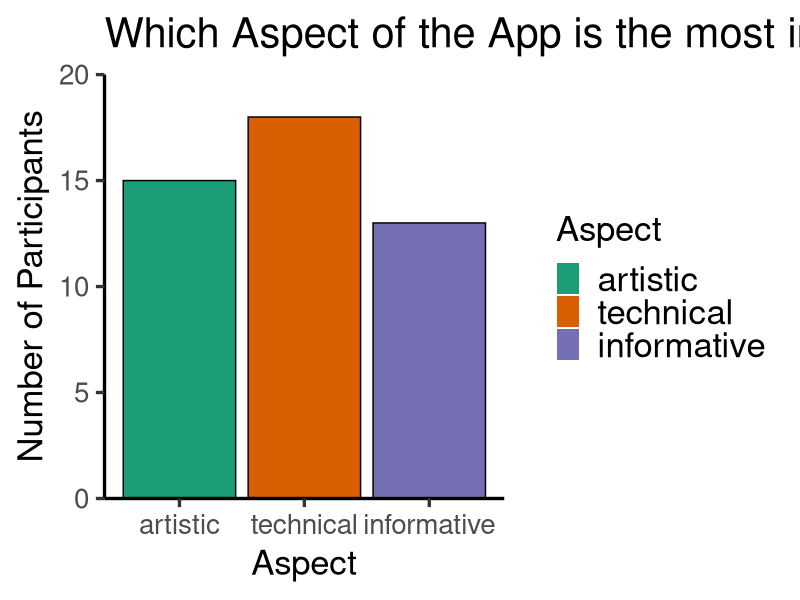
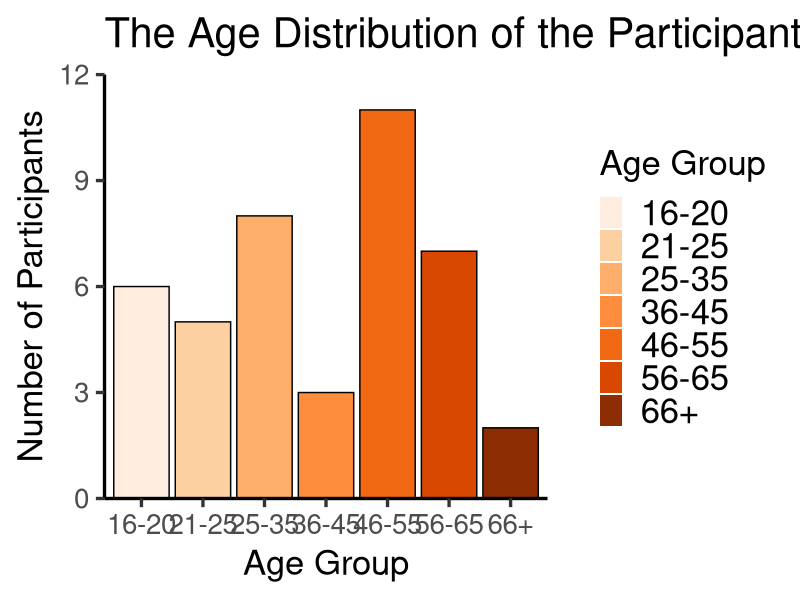
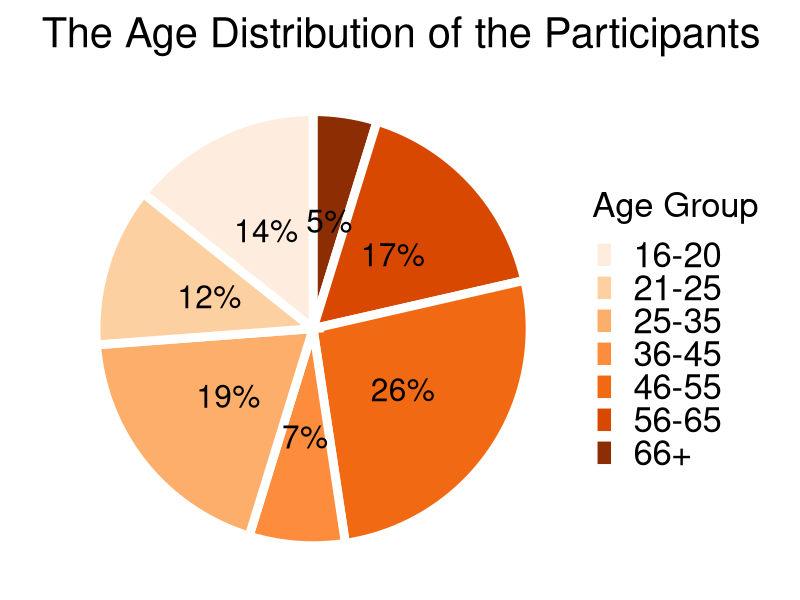
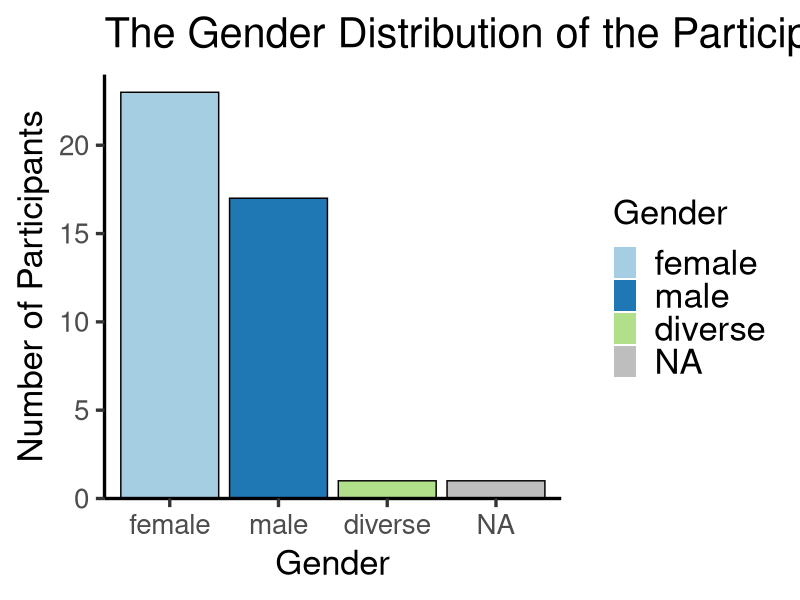
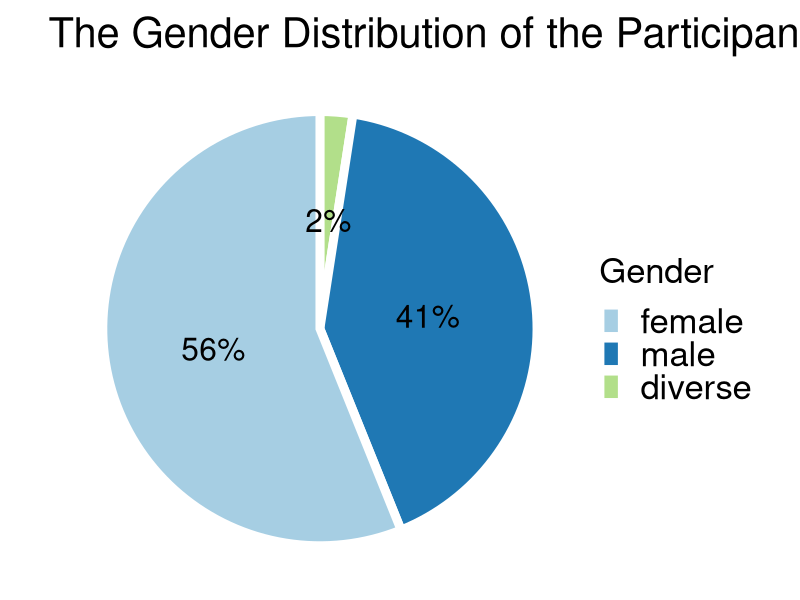
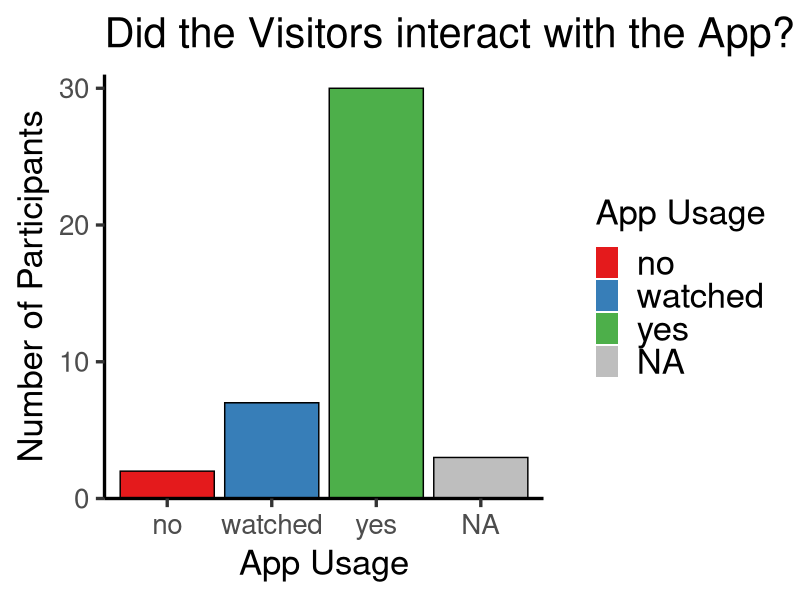
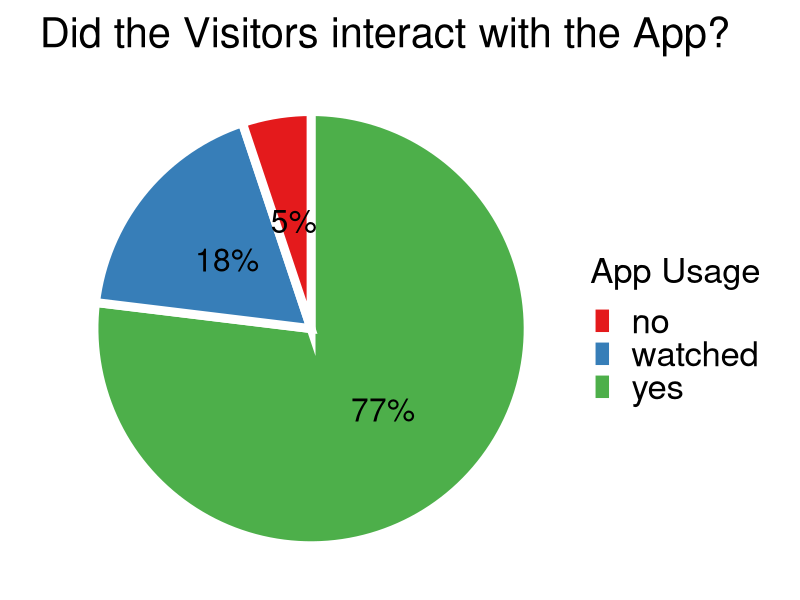
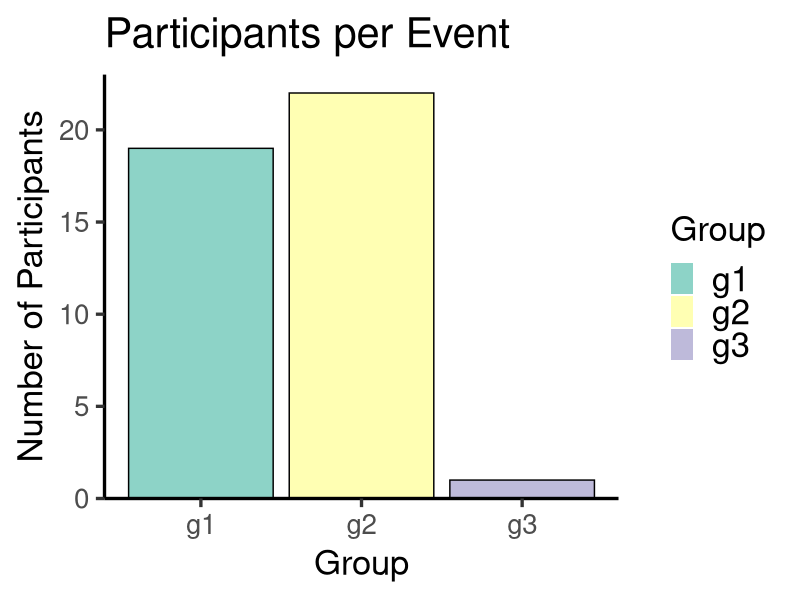

Reproduce these figures in R, in order. (Note: this script raises an error after producing the figures.)
# library(forcats) #factors
library(plyr) #revalue
library(dplyr) #mutate, case_when
# library(lattice) #plotting
library(ggplot2) #plotting
library(reshape2) #melt
library(corrplot)
library(MASS) #plotr
library(nnet) #multinom
library(RColorBrewer) #more color scales
library(scales)#percent

########################################################
################# reading in data ######################
########################################################

#anglisized
#usability answers deleted with app usage no
#nr 38 deleted, too less answeres, only 4/27
#last two feedback questions deleted
#categoriezed history questions
data_orig <- read.csv(file ="data/data_cleaned.csv", 
                      na.strings = "NA")

########################################################
################# data wrangling  ######################
########################################################

#reorder gender
data_orig$a2 <- factor(data_orig$a2, levels=c("female", "male", "diverse"))
data_orig$a1 <- as.factor(data_orig$a1)
data_orig$a3 <- as.factor(data_orig$a3)

#reverse b1 and b6
b1_fac <- revalue(as.factor(data_orig$b1), c("1" = "5", "2" = "4", "3" = "3", "4" = "2", "5" = "1"))
data_orig$b1 <- as.numeric(as.character(b1_fac))
b6_fac <- revalue(as.factor(data_orig$b6), c("1" = "5", "2" = "4", "3" = "3", "4" = "2", "5" = "1"))
data_orig$b6 <- as.numeric(as.character(b6_fac))

# Paket mit %>% pipeline
# data <- data %>% mutate(q3=factor(....), q1=factor(....)) %>% mutate(x1=q1+q3) 

#extract checked aspect (multiple were possible)
data_orig <- mutate(data_orig, aspect_t=case_when(data_orig$i5 %in% c("t", "kt", "ti", "kti") ~ TRUE,
                                                         is.na(data_orig$i5) ~ NA,
                                                         TRUE ~ FALSE))
data_orig <- mutate(data_orig, aspect_a=case_when(data_orig$i5 %in% c("k", "kt", "ki", "kti") ~ TRUE,
                                                         is.na(data_orig$i5) ~ NA,
                                                         TRUE ~ FALSE))
data_orig <- mutate(data_orig, aspect_i=case_when(data_orig$i5 %in% c("i", "ti", "ki", "kti") ~ TRUE,
                                                         is.na(data_orig$i5) ~ NA,
                                                         TRUE ~ FALSE))

#extract correctness of open questions
data_orig <- mutate(data_orig, q1=factor(factor(case_when(data_orig$w7 %in% c("Fuß, Leisten", "Holzfuß", "Schuh, Leisten") ~ "correct",
                                                          data_orig$w7 %in% c("Leisten") ~ "special",
                                                          is.na(data_orig$w7) ~ NA_character_,
                                                          TRUE ~ "wrong")), levels = c("wrong", "correct", "special"), ordered=TRUE))
data_orig <- mutate(data_orig, q2=factor(factor(case_when(data_orig$w8 %in% c("Töchter", "trauernde Angehörige, Töchter", "Tochter") ~ "correct",
                                                          data_orig$w8 %in% c("Chiton, Tochter", "heiratsfähige Frau", "junge Frau, Tochter") ~ "special",
                                                          is.na(data_orig$w8) ~ NA_character_,
                                                          TRUE ~ "wrong")), levels = c("wrong", "correct", "special"), ordered=TRUE))
data_orig <- mutate(data_orig, q3=factor(factor(case_when(data_orig$w9 %in% c("Xanthippos") ~ "correct",
                                                          data_orig$w9 %in% c("Xanthippos, blondes Pferd", "Xanthos Hippos") ~ "special",
                                                          is.na(data_orig$w9) ~ NA_character_,
                                                          TRUE ~ "wrong")), levels = c("wrong", "correct", "special"), ordered=TRUE))

#extract sum of correct or better answered questions
sum_correct <- rowSums(data_orig[c("q1", "q2", "q3")] == "correct") + rowSums(data_orig[c("q1", "q2", "q3")] == "special")
sum_correct[is.na(sum_correct)] <- 0
data_orig <- mutate(data_orig, q_sum=factor(sum_correct, ordered = TRUE))
table(data_orig$q_sum)

#correct highlight question
#most people answered something even though they didn't use Info Screen
data_orig$w5[data_orig$w1==1] <- 1
data_orig$w5[data_orig$w1==2] <- 1
data_orig$w5[data_orig$w1==3] <- 1

#extract scores of question groups
integration_data <- data_orig[,(15:18)]
integration_data <- integration_data %>% rowwise() %>% mutate(Avg=mean(c(i1, i2, i3, i4), na.rm=T))
integration_score <- mean(integration_data$Avg, na.rm=T)
data_orig <- mutate(data_orig, score_i=integration_data$Avg)

usability_data <- data_orig[,(20:25)]
usability_data <- usability_data %>% rowwise() %>% mutate(Avg=mean(c(b1, b2, b3, b4, b5, b6), na.rm=T))
usability_score <- mean(usability_data$Avg, na.rm=T)
data_orig <- mutate(data_orig, score_u=usability_data$Avg)

knowledge_data <- data_orig[,(6:10)]
knowledge_data <- knowledge_data %>% rowwise() %>% mutate(Avg=mean(c(w1, w2, w3, w4, w5), na.rm=T))
knowledge_score <- mean(knowledge_data$Avg, na.rm=T)
data_orig <- mutate(data_orig, score_k=knowledge_data$Avg)

#overview of the original data
summary(data_orig)
integration_score
usability_score
knowledge_score

#extract numerical data
data_num <- subset(data_orig, select = c(-a2, -a3, -w7, -w8, -w9, -i5, -group, -aspect_t,
                                         -aspect_a, -aspect_i, -q1, -q2, -q3))
data_num$q_sum <- as.numeric(data_num$q_sum)
data_num$a1 <- case_when(data_num$a1 %in% c("16-20") ~ 18,
                                 data_num$a1 %in% c("21-25") ~ 23,
                                 data_num$a1 %in% c("25-35") ~ 30,
                                 data_num$a1 %in% c("36-45") ~ 40,
                                 data_num$a1 %in% c("46-55") ~ 50,
                                 data_num$a1 %in% c("56-65") ~ 60,
                                 data_num$a1 %in% c("66+") ~ 70)


#create ordered factors from numerical data with different abstractions
data_cut3 <- data_orig
data_cut3$a4 <- cut(data_cut3$a4, c(0,3,5), right = FALSE, labels = c("rarely or never", "often or sometimes"), ordered_result = TRUE)
data_cut3$a5 <- cut(data_cut3$a5, c(0,3,5), right = FALSE, labels = c("rarely or never", "often or sometimes"), ordered_result = TRUE)
data_cut3$w1 <- cut(data_cut3$w1, c(0,3,4,6), right = FALSE, labels = c("no", "neutral", "yes"), ordered_result = TRUE)
data_cut3$w2 <- cut(data_cut3$w2, c(0,3,4,6), right = FALSE, labels = c("no", "neutral", "yes"), ordered_result = TRUE)
data_cut3$w3 <- cut(data_cut3$w3, c(0,3,4,6), right = FALSE, labels = c("no", "neutral", "yes"), ordered_result = TRUE)
data_cut3$w4 <- cut(data_cut3$w4, c(0,3,4,6), right = FALSE, labels = c("no", "neutral", "yes"), ordered_result = TRUE)
data_cut3$w5 <- cut(data_cut3$w5, c(0,3,4,6), right = FALSE, labels = c("no", "neutral", "yes"), ordered_result = TRUE)
data_cut3$w6 <- cut(data_cut3$w6, c(0,3,4,6), right = FALSE, labels = c("no", "neutral", "yes"), ordered_result = TRUE)
data_cut3$i1 <- cut(data_cut3$i1, c(0,3,4,6), right = FALSE, labels = c("negative", "neutral", "positive"), ordered_result = TRUE)
data_cut3$i2 <- cut(data_cut3$i2, c(0,3,4,6), right = FALSE, labels = c("negative", "neutral", "positive"), ordered_result = TRUE)
data_cut3$i3 <- cut(data_cut3$i3, c(0,3,4,6), right = FALSE, labels = c("negative", "neutral", "positive"), ordered_result = TRUE)
data_cut3$i4 <- cut(data_cut3$i4, c(0,3,4,6), right = FALSE, labels = c("negative", "neutral", "positive"), ordered_result = TRUE)
data_cut3$b1 <- cut(data_cut3$b1, c(0,3,4,6), right = FALSE, labels = c("difficult", "neutral", "easy"), ordered_result = TRUE)
data_cut3$b2 <- cut(data_cut3$b2, c(0,3,4,6), right = FALSE, labels = c("difficult", "neutral", "easy"), ordered_result = TRUE)
data_cut3$b3 <- cut(data_cut3$b3, c(0,3,4,6), right = FALSE, labels = c("difficult", "neutral", "easy"), ordered_result = TRUE)
data_cut3$b4 <- cut(data_cut3$b4, c(0,3,4,6), right = FALSE, labels = c("difficult", "neutral", "easy"), ordered_result = TRUE)
data_cut3$b5 <- cut(data_cut3$b5, c(0,3,4,6), right = FALSE, labels = c("difficult", "neutral", "easy"), ordered_result = TRUE)
data_cut3$b6 <- cut(data_cut3$b6, c(0,3,4,6), right = FALSE, labels = c("difficult", "neutral", "easy"), ordered_result = TRUE)
summary(data_cut3)


data_cut5 <- data_orig
data_cut5$a4 <- cut(data_cut5$a4, c(0,2,3,4,5), right = FALSE, labels = c("never", "rarely", "sometimes", "often"), ordered_result = TRUE)
data_cut5$a5 <- cut(data_cut5$a5, c(0,2,3,4,5), right = FALSE, labels = c("never", "rarely", "sometimes", "often"), ordered_result = TRUE)
data_cut5$w1 <- cut(data_cut5$w1, c(0,2,3,4,5,6), right = FALSE, labels = c("no", "not_really", "neutral", "rather_yes", "yes"), ordered_result = TRUE)
data_cut5$w2 <- cut(data_cut5$w2, c(0,2,3,4,5,6), right = FALSE, labels = c("no", "not_really", "neutral", "rather_yes", "yes"), ordered_result = TRUE)
data_cut5$w3 <- cut(data_cut5$w3, c(0,2,3,4,5,6), right = FALSE, labels = c("no", "not_really", "neutral", "rather_yes", "yes"), ordered_result = TRUE)
data_cut5$w4 <- cut(data_cut5$w4, c(0,2,3,4,5,6), right = FALSE, labels = c("no", "not_really", "neutral", "rather_yes", "yes"), ordered_result = TRUE)
data_cut5$w5 <- cut(data_cut5$w5, c(0,2,3,4,5,6), right = FALSE, labels = c("no", "not_really", "neutral", "rather_yes", "yes"), ordered_result = TRUE)
data_cut5$w6 <- cut(data_cut5$w6, c(0,2,3,4,5,6), right = FALSE, labels = c("no", "not_really", "neutral", "rather_yes", "yes"), ordered_result = TRUE)
data_cut5$i1 <- cut(data_cut5$i1, c(0,2,3,4,5,6), right = FALSE, labels = c("negative", "rather_negative", "neutral", "rather_positive", "positive"), ordered_result = TRUE)
data_cut5$i2 <- cut(data_cut5$i2, c(0,2,3,4,5,6), right = FALSE, labels = c("negative", "rather_negative", "neutral", "rather_positive", "positive"), ordered_result = TRUE)
data_cut5$i3 <- cut(data_cut5$i3, c(0,2,3,4,5,6), right = FALSE, labels = c("negative", "rather_negative", "neutral", "rather_positive", "positive"), ordered_result = TRUE)
data_cut5$i4 <- cut(data_cut5$i4, c(0,2,3,4,5,6), right = FALSE, labels = c("negative", "rather_negative", "neutral", "rather_positive", "positive"), ordered_result = TRUE)
data_cut5$b1 <- cut(data_cut5$b1, c(0,2,3,4,5,6), right = FALSE, labels = c("difficult", "rather_difficult", "neutral", "rather_easy", "easy"), ordered_result = TRUE)
data_cut5$b2 <- cut(data_cut5$b2, c(0,2,3,4,5,6), right = FALSE, labels = c("difficult", "rather_difficult", "neutral", "rather_easy", "easy"), ordered_result = TRUE)
data_cut5$b3 <- cut(data_cut5$b3, c(0,2,3,4,5,6), right = FALSE, labels = c("difficult", "rather_difficult", "neutral", "rather_easy", "easy"), ordered_result = TRUE)
data_cut5$b4 <- cut(data_cut5$b4, c(0,2,3,4,5,6), right = FALSE, labels = c("difficult", "rather_difficult", "neutral", "rather_easy", "easy"), ordered_result = TRUE)
data_cut5$b5 <- cut(data_cut5$b5, c(0,2,3,4,5,6), right = FALSE, labels = c("difficult", "rather_difficult", "neutral", "rather_easy", "easy"), ordered_result = TRUE)
data_cut5$b6 <- cut(data_cut5$b6, c(0,2,3,4,5,6), right = FALSE, labels = c("difficult", "rather_difficult", "neutral", "rather_easy", "easy"), ordered_result = TRUE)
summary(data_cut5)

age_ordered <- factor(data_cut5$a1, ordered = TRUE, levels = levels(data_cut5$a1))
summary(age_ordered)
mode(age_ordered)
quantile(age_ordered, 0.25, type=1)
quantile(age_ordered, 0.5, type=1)
quantile(age_ordered, 0.75, type=1)
IQR(age_ordered)

#extract count of votes per aspect
aspect_a <- table(data_orig$aspect_a)["TRUE"]
aspect_t <- table(data_orig$aspect_t)["TRUE"]
aspect_i <- table(data_orig$aspect_i)["TRUE"]
aspect_data <- data.frame(
  aspect = factor(c("artistic","technical", "informative"),
                  levels=c("artistic","technical", "informative")),
  aspect_count = c(aspect_a, aspect_t, aspect_i)
)
summary(aspect_data)
print(aspect_data)

################################################
################# Functions ####################
################################################

#plot a multiple factors as separate barplot and piechart
plot_simple <- function(data, indices, longnames, titles, legend_names, palette) {
  for (i in seq(length(indices))) {
    idx <- indices[i]
    #barplot
    ggplot(data, aes(x=data[,idx], fill = data[,idx])) +
      scale_y_continuous(expand = c(0,0), limits = c(0, range(table(data[,idx]))[2]+1)) +
      geom_bar() +
      geom_bar(color="black", show.legend = FALSE) +
      theme_classic(base_size = img_size) +
      theme(legend.text=element_text(size=rel(1))) +
      xlab(longnames[idx]) +
      ylab("Number of Participants") +
      ggtitle(titles[i]) +
      scale_fill_brewer(name = legend_names[i], na.value="grey",
                        drop = FALSE, palette = palette[i]) +
      scale_x_discrete(drop=FALSE)
    ggsave(paste0(img_path, "dataplot_", idx, "_", longnames[idx], ".png"),
           width = img_width, height = img_height, dpi = img_dpi)
    
    #pie chart
    df<-data.frame(table(data[,idx]))
    df <- df %>%  mutate(prop = Freq / sum(Freq) * 100)
    df <- df %>%  mutate(prop_perc = percent(prop/100, 1))
    df <- df %>%  arrange(desc(Var1)) %>% mutate(ypos = cumsum(prop) - 0.5*prop)
    df <- df %>%  mutate(al = ifelse(prop == 0, 0, 1))
    ggplot(df, aes(x="",y=prop,fill=Var1)) +
      geom_bar(width = 1, stat="identity", color = "white", size = 3) +
      coord_polar("y", start=0) +
      theme_void(base_size = img_size) +
      theme(legend.text=element_text(size=rel(1))) +
      geom_text(aes(y = ypos, label = prop_perc), color = "black", size = img_textsize) +
      xlab(longnames[idx]) +
      ylab("Number of Participants") +
      ggtitle(titles[i]) +
      scale_fill_brewer(name = legend_names[i], na.value="grey",
                        drop = FALSE, palette = palette[i])
    ggsave(paste0(img_path, "piechart_", idx, "_", longnames[idx], ".png"),
           width = img_width, height = img_height, dpi = img_dpi)
  }
}

#plots multiple factors in one plot with separate side by side bars per level
plot_multiple <- function(data, col_names_vec, filename, legend_name, sort_vec, ...) {
  # get data as table
  data_table <- table(col(data), as.matrix(data), exclude=NULL)
  # combine them into a data frame
  data_frame <- data.frame(cbind(data_table), col_names_vec)
  data_frame <- data_frame[,sort_vec]
  print(data_frame)
  # melt the data frame for plotting
  data_frame_m <- melt(data_frame, id.vars='col_names_vec')
  data_frame_m$col_names_vec <- factor(data_frame_m$col_names_vec, levels = col_names_vec)
  data_frame_m$variable <- factor(data_frame_m$variable, levels=c(levels(data[,1]), c("NA")))
  # plot the data
  ggplot(data_frame_m, aes(x = col_names_vec, y = value)) +   
    scale_y_continuous(expand = c(0,0), limits = c(0, range(data_table)[2]+1)) +
    geom_bar(aes(fill = variable), position = "dodge", stat="identity") +
    geom_bar(aes(fill = variable), position = "dodge", stat="identity", color="black", show.legend = FALSE) +
    theme_classic(base_size=img_size) +
    labs(...) +
    theme(legend.text=element_text(size=rel(1))) +
    scale_fill_viridis_d(na.value="grey", name=legend_name)
  ggsave(paste0(img_path, filename, ".png"),
         width=img_width, height=img_height, dpi=img_dpi)
}

#plots two factors against each other normalizing the columns
plot_dependent_bar_fill <- function(data, i, j, legend_name, palette, ...){
  if(palette == "Viridis"){
    ggplot(data) +
      geom_bar(aes(x=data[,i], fill=data[,j]), position = "fill") +
      geom_bar(aes(x=data[,i], fill=data[,j]), position = "fill", color="black", show.legend = FALSE) +
      theme_classic(base_size = img_size) +
      labs(...) +
      theme(legend.text=element_text(size=rel(1))) +
      scale_y_continuous(labels=scales::percent_format(accuracy = 1), breaks = c(0, 0.25, 0.5, 0.75, 1)) +
      scale_fill_viridis_d(name=legend_name, na.value="grey", drop = FALSE)
  } else {
    ggplot(data) +
      geom_bar(aes(x=data[,i], fill=data[,j]), position = "fill") +
      geom_bar(aes(x=data[,i], fill=data[,j]), position = "fill", color="black", show.legend = FALSE) +
      theme_classic(base_size = img_size) +
      theme(legend.text=element_text(size=rel(1))) +
      labs(...) +
      scale_y_continuous(labels=scales::percent_format(accuracy = 1), breaks = c(0, 0.25, 0.5, 0.75, 1), expand=c(0,0)) +
      scale_fill_brewer(palette = palette, name=legend_name, na.value="grey", drop = FALSE)
  }
  ggsave(paste0(img_path, "testplot_", i, "_", j, "_fill.png"), width = img_width, height = img_height, dpi = img_dpi)
}

#plots two factors against each other stacking the columns
plot_dependent_bar_stack <- function(data, i, j, legend_name, palette, ...){
  if(palette == "Viridis") {
    ggplot(data) +
      scale_y_continuous(expand = c(0,0), limits = c(0, range(table(data[,i]))[2]+1)) +
      geom_bar(aes(x=data[,i], fill=data[,j]), position = "stack") +
      geom_bar(aes(x=data[,i], fill=data[,j]), position = "stack", color="black", show.legend = FALSE) +
      theme_classic(base_size = img_size) +
      labs(...) +
      scale_fill_viridis_d(name = legend_name, na.value="grey", drop = FALSE)
  } else {
    ggplot(data) +
      scale_y_continuous(expand = c(0,0), limits = c(0, range(table(data[,i]))[2]+1)) +
      geom_bar(aes(x=data[,i], fill=data[,j]), position = "stack") +
      geom_bar(aes(x=data[,i], fill=data[,j]), position = "stack", color="black", show.legend = FALSE) +
      theme_classic(base_size = img_size) +
      labs(...) +
      scale_fill_brewer(palette = palette, name = legend_name, na.value="grey", drop = FALSE)
  }
  ggsave(paste0(img_path, "testplot_", i, "_", j, "_stack.png"), width = img_width, height = img_height, dpi = img_dpi)
}

#produces a boxplot
plot_dependent_box <- function(data1, data2, i, j, legend_name, palette, ...){
  df<-data.frame(data1[,i])
  df <- df %>%  mutate(d2 = data2[,j])
  ggplot(df, aes(x=df[,1], y=df[,2])) +
    scale_y_continuous(expand = c(0,0), limits = c(0,5.5)) +
    geom_boxplot(outlier.colour="red", outlier.shape=8, outlier.size=4, aes(fill=df[,1])) +
    geom_jitter(shape=16, width = 0.15, height = 0.05, size = 2) +
    stat_summary(fun.y=mean, geom="point", shape=4, size=4) +
    scale_fill_brewer(palette = palette, name = legend_name) +
    theme_classic(base_size = img_size) +
    #theme(legend.position="bottom") +
    theme(legend.text=element_text(size=rel(0.9))) +
    labs(...)
  ggsave(paste0(img_path, "boxplot_", i, "_", j, ".png"),
         width = img_width, height = img_height, dpi = img_dpi)
}

################################################
################# Globals ######################
################################################

longnames <- c("Age Group", "Gender", "App Usage", "Mobile Device Usage", "Drawing Frequency",
               "Used\nInfoscreen", "Read\nObject Panel", "Motivation",
               "Text Length\nAppropriateness", "Noticed\nHighlights", "Background\nKnowledge",
               "Last Question", "Daughter Question", "Name Question",
               "Enhancment", "Integration", "Would Use Again",
               "Request for more Digital Apps", "Aspect Combination",
               "General Difficulty", "Help Usefull", "Color Selection Difficulty",
               "Drawing Process Difficulty", "Artistic Freedom", "Creativity", "Group",
               "Technical Aspect", "Artistic Aspect", "Informative Aspect",
               "Answer Correctness", "Answer Correctness", "Answer Correctness",
               "Number of correct or better answers",
               "Integration Score", "Usability Score", "Knowledge Score")

img_size <- 25
img_linesize <- 2
img_pointsize <- 7
img_textsize <- 8
img_width <- 10
img_height <- 7
img_dpi <- 300
img_path <- "plots/Survey1/"

################# plots ######################
#plot basic variables a1, a2, a3, group, q1, q2, q3, q_sum
indices_basic <- c(1,2,3,26,30,31,32,33)
legend_names_basic <- c("Age Group", "Gender", "App Usage", "Group",
                        "Level of\nCorrectness", "Level of\nCorrectness", "Level of\nCorrectness",
                        "Correct Answers\nCount")
titles_basic <- c("The Age Distribution of the Participants",
                  "The Gender Distribution of the Participants",
                  "Did the Visitors interact with the App?",
                  "Participants per Event",
                  "What is the man holding? A Last.",
                  "Who are the two smaller figures? His Daughters.",
                  "What is the name of the man? Xanthippos.",
                  "Overall score in the historic questions")
palette_basic <- c("Oranges","Paired","Set1","Set3","Spectral","Spectral","Spectral","RdPu")
plot_simple(data_orig, indices_basic, longnames, titles_basic, legend_names_basic, palette_basic)

#plot general questions a4, a5
indices_general <- c(4,5)
legend_names_general <- c("Mobile Device Usage", "Drawing Frequency")
titles_general <- c("Mobile Device Usage among the Participants",
                    "Drawing Frequency among the Participants")
palette_general <- c("GnBu", "GnBu")
plot_simple(data_cut5, indices_general, longnames, titles_general, legend_names_general, palette_general)

#plot aspect frequency
ggplot(data=aspect_data, aes(x=aspect, y=aspect_count, fill=aspect)) +
  scale_y_continuous(expand = c(0,0), limits = c(0, range(aspect_data$aspect_count)[2] + 2)) +
  geom_bar(stat="identity") +
  geom_bar(stat="identity", color="black", show.legend = FALSE) +
  theme_classic(base_size=img_size) +
  theme(legend.text=element_text(size=rel(1))) +
  labs(x="Aspect", 
       y="Number of Participants",
       title="Which Aspect of the App is the most intriguing?")+#,
       #subtitle="(multiple answeres were possible)") +
  scale_fill_brewer(name = "Aspect", na.value="grey", palette="Dark2")
ggsave(paste0(img_path, "dataplot_aspect_data.png"), width=img_width, height=img_height, dpi=img_dpi)

#plot integration questions
col_names_vec = c("Enrichment","Integration","Use again", "More digital Apps")
legend_name = "Integration\nFeedback"
x="Answers to Integration Questions"
y="Number of Participants"
title="Summary of all Questions regarding Integration"

integration_data <- data_cut3[,(15:18)]
plot_multiple(data = integration_data, col_names_vec, "dataplot_integration_questions_cut3",
              legend_name, c(1,2,3,4,5), x=x, y=y, title=title)

integration_data <- data_cut5[,(15:18)]
plot_multiple(data = integration_data, col_names_vec, "dataplot_integration_questions_cut5",
              legend_name, c(1,4,2,5,3,6,7), x=x, y=y, title=title)

#plot usability questions
col_names_vec = c("Operation","Help","Color\nSelection", "Tools", "Artistic\nfreedom", "Creativity")
legend_name = "Usability\nFeedback"
x="Answers to Usability Questions"
y="Number of Participants"
title="Summary of all Questions regarding Usability"

usability_data <- data_cut3[,(20:25)]
plot_multiple(data = usability_data, col_names_vec, "dataplot_usability_questions_cut3",
              legend_name, c(4,1,3,2,5), x=x, y=y, title=title)

usability_data <- data_cut5[,(20:25)]
plot_multiple(data = usability_data, col_names_vec, "dataplot_usability_questions_cut5",
              legend_name, c(1,4,3,5,2,6,7), x=x, y=y, title=title)

#plot historic questions
legend_name = "Question\nCorrectness"
x="Answers to Historic Questions"
y="Number of Participants"
title="Summary of all Historic Questions"
plot_multiple(data = data_orig[,(30:32)], longnames[12:14], "dataplot_historic_questions",
              legend_name, c(3,1,2,4,5), x=x, y=y, title=title)

#plot knowledge related questions
col_names_vec = longnames[6:11]
legend_name = "Answer"
x="Answers to Knowledge Transfer Questions"
y="Number of Participants"
title="Summary of all Questions regarding Knowledge Transfer"

knowledge_data <- data_cut3[,(6:11)]
plot_multiple(data = knowledge_data, col_names_vec, "dataplot_knowledge_questions_cut3",
              legend_name, c(1,2,3,4,5), x=x, y=y, title=title)

knowledge_data <- data_cut5[,(6:11)]
plot_multiple(data = knowledge_data, col_names_vec, "dataplot_knowledge_questions_cut5",
              legend_name, c(1,2,3,4,5,6,7), x=x, y=y, title=title)

################# find dependencies ####################
# Compute correlation coefficient
cor.test(data_num$a5,data_num$i3, method = "kendall", use = "pair")
cor.test(data_num$a1,data_num$b5, method = "kendall", use = "pair")
cor.test(data_num$a1,data_num$b1, method = "kendall", use = "pair")
cor.test(data_num$a4,data_num$score_i, method = "spearman", use = "pair")
cor.test(data_num$a4,data_num$score_u, method = "kendall", use = "pair")
cor.test(data_num$a4,data_num$score_k, method = "spearman", use = "pair")
testcor <- cor(data_num, method = "kendall", use = "pair")
corp <- cor.mtest(testcor, conf.level=0.99)
png(paste0(img_path, "corrplot.png"), width=3000, height=3000, pointsize=90)
corrplot(testcor, p.mat=corp$p, method="color", type="upper", addgrid.col = "black",
         insig="blank", title="Correlation between the numerical variables",
         tl.col="black", diag=FALSE, mar=c(0,0,1,0), cl.pos = "n",
         addCoef.col = "black", number.cex = 0.25)
dev.off()

d <- data_cut3[data_cut3$w1=="yes",]
d <- d[!is.na(d$w1),]
summary(d)

#plot factor vs factor

#17=i3 (use again)
#20=b1 (operation)
#23=b4 (drawing process dificulty)
#24=b5 (artistic freedom)
#25=b6 (creativity)
#33=q_sum

idx_a <- c(1,1,4,4,4,4,4,5,5,5,6,7,11)
idx_b <- c(20,23,20,23,1,2,5,17,24,25,33,33,33)
palette <- c("Viridis","Viridis","Viridis","Viridis","Oranges","Paired", "GnBu", "Viridis",
             "Viridis", "Viridis", "RdPu", "RdPu", "RdPu")
for (i in 1:length(idx_a)){
  plot_dependent_bar_stack(data_cut5, idx_a[i], idx_b[i], longnames[idx_b[i]],
                           x = longnames[idx_a[i]], y = "Number of Participants",
                           title = paste0(longnames[idx_a[i]], " vs. ", longnames[idx_b[i]]),
                           palette = palette[i])
  plot_dependent_bar_fill(data_cut5, idx_a[i], idx_b[i], longnames[idx_b[i]],
                          x = longnames[idx_a[i]], y = "Number of Participants (norm.)",
                          title = paste0(longnames[idx_a[i]], " vs. ", longnames[idx_b[i]]),
                          palette = palette[i])
}

#plot factor vs score 
plot_dependent_box(data1=data_cut5, data2=data_num, i=1, j=18, legend_name=longnames[24],
                   palette = "Oranges", x=longnames[1],y=longnames[24],
                   title="Correlation of age and artistic fulfillment",
                   subtitle="Kendall's tau: -0.363, p-value: 0.0118")
plot_dependent_box(data1=data_cut5, data2=data_cut5, i=4, j=34, legend_name=longnames[34],
                   palette = "GnBu", x=longnames[4],y=longnames[34],
                   title="Mobile device usage and integration",
                   subtitle="Spearman's rho: 0.3144, p-value: 0.0426")
plot_dependent_box(data1=data_cut5, data2=data_cut5, i=4, j=36, legend_name=longnames[36],
                   palette = "GnBu", x=longnames[4],y=longnames[36],
                   title="Mobile device usage and knowledge",
                   subtitle="Spearman's rho: -0.378, p-value: 0.0162")

#plot interesting ones again in nice
plot_dependent_bar_stack(data_cut5, 6, 33, "Correct Answers\nCount",
                         x = longnames[6], y = "Number of Participants",
                         title = "Relation between using the Infoscreen\nand the number of correct or better answers",
                         subtitle = "correlat.: 0.11, p-value: 0.09225, not significant",
                         palette = "RdPu")
plot_dependent_bar_stack(data_cut5, 7, 33, "Correct Answers\nCount",
                         x = longnames[7], y = "Number of Participants",
                         title = "Relation between reading the Panel\nand the number of correct or better answers",
                         subtitle = "correlat.: 0.32, p-value: 0.01338, significant",
                         palette = "RdPu")
plot_dependent_bar_stack(data_cut5, 11, 33, "Correct Answers\nCount",
                         x = longnames[11], y = "Number of Participants",
                         title = "Relation between prior knowledge\nand the number of correct or better answers",
                         subtitle = "Kendall-Correlation Coefficient: 0.36",
                         palette = "RdPu")
plot_dependent_bar_fill(data_cut5, 5, 17, "Would\nUse Again",
                        x = longnames[5], y = "Number of Participants (norm.)",
                        title = "Relation between Drawing Frequency\nand would use again",
                        subtitle = "Kendall's tau: -0.32, p-value: 0.0238",
                        palette = "Viridis")

################# testing ####################
#p-value correction bei multiple testing through bonferroni korrektur (0.05 / number of tests)
#chisq.test for two factors (compute table before)
#t.test for numerical data
#aov(data, bla~blub) for factor-number combination

test1 <- t.test(x=data_num$i3, y=data_num$a5)
print(test1)
if(test1$p.value < 0.05/3) {
  print("i3 and a5 statistically significant")
}

test2 <- chisq.test(table(data_cut5$q_sum, data_cut5$w1))
print(test2)
if(test2$p.value < 0.05/3) {
  print("q_sum and w1 statistically significant")
}

test3 <- chisq.test(table(data_cut5$q_sum, data_cut5$w2))
print(test3)
if(test3$p.value < 0.05/3) {
  print("q_sum and w2 statistically significant")
}

# Regression, achtung logarithmisch und unsymmetrisch
# glm for numerical data
# polr for ordered factors
# multinom for normal factors

glm(i3 ~ a5, data = data_num)
polr(q_sum ~ w2, data = data_cut5)
